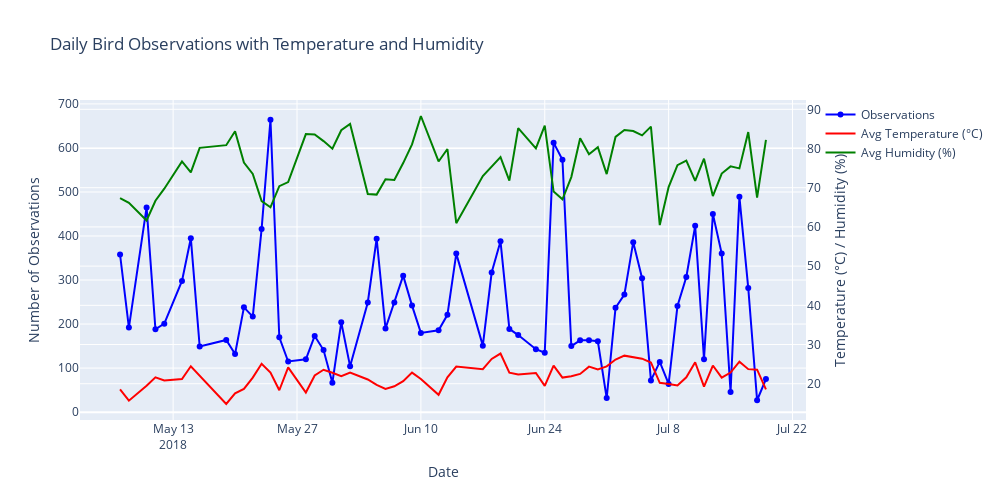

The notebook cell this image was saved under:
### Markdown cell above
Common Setup

### Code cell
import plotly.graph_objects as go

fig = go.Figure()

# Line: Number of Observations
fig.add_trace(go.Scatter(
    x=df_daily['Date'],
    y=df_daily['Num_Observations'],
    name='Observations',
    mode='lines+markers',
    yaxis='y1',
    line=dict(color='blue')
))

# Line: Average Temperature
fig.add_trace(go.Scatter(
    x=df_daily['Date'],
    y=df_daily['Avg_Temperature'],
    name='Avg Temperature (°C)',
    mode='lines',
    yaxis='y2',
    line=dict(color='red')
))

# Line: Average Humidity
fig.add_trace(go.Scatter(
    x=df_daily['Date'],
    y=df_daily['Avg_Humidity'],
    name='Avg Humidity (%)',
    mode='lines',
    yaxis='y2',
    line=dict(color='green')
))

# Layout with dual y-axis
fig.update_layout(
    title="Daily Bird Observations with Temperature and Humidity",
    xaxis_title="Date",
    yaxis=dict(
        title="Number of Observations",
        side="left"
    ),
    yaxis2=dict(
        title="Temperature (°C) / Humidity (%)",
        overlaying='y',
        side="right"
    ),
    width=1000,
    height=500
)

fig.show()
